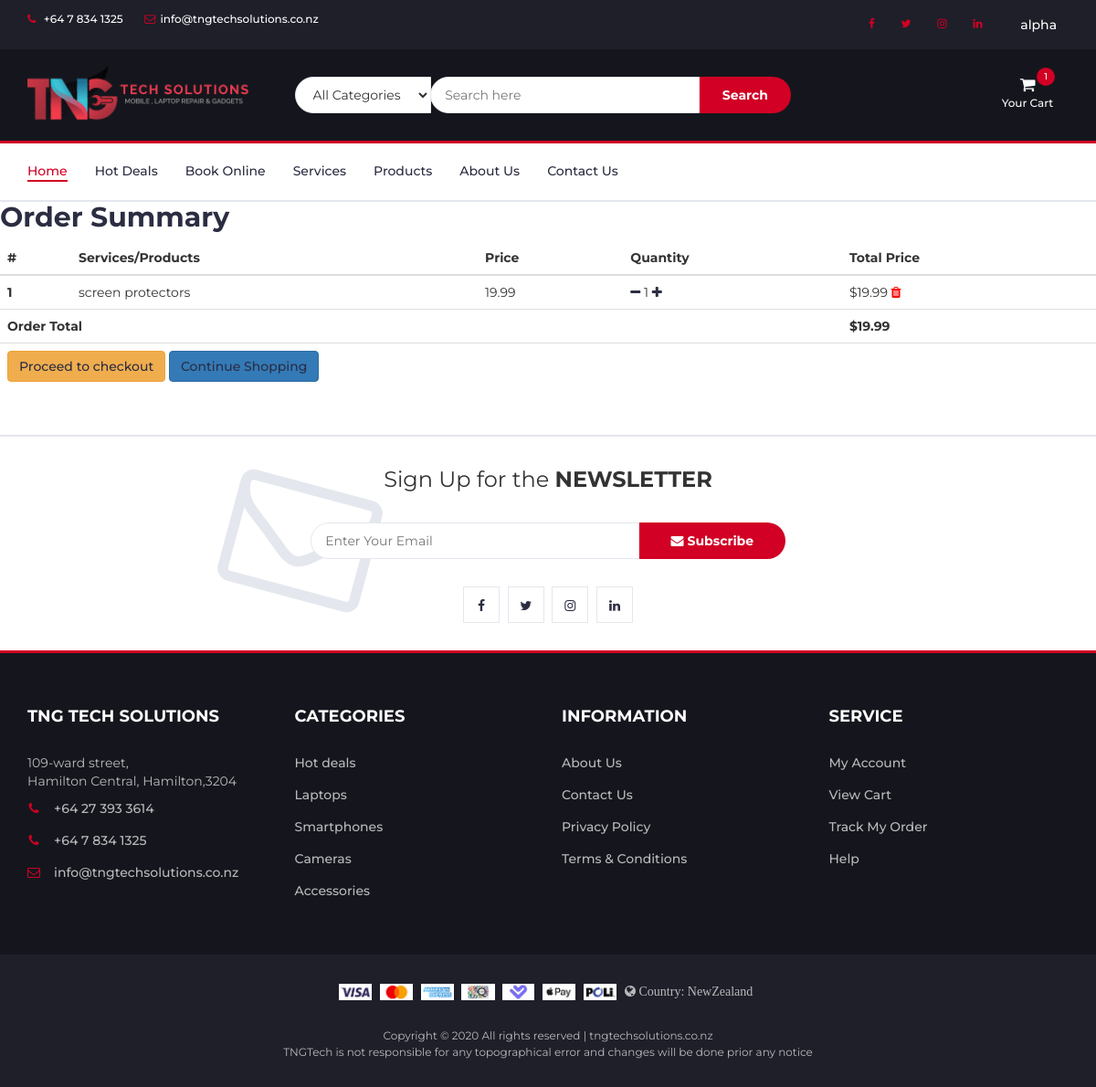
The app's page /order-summary/ (signed in), older data.
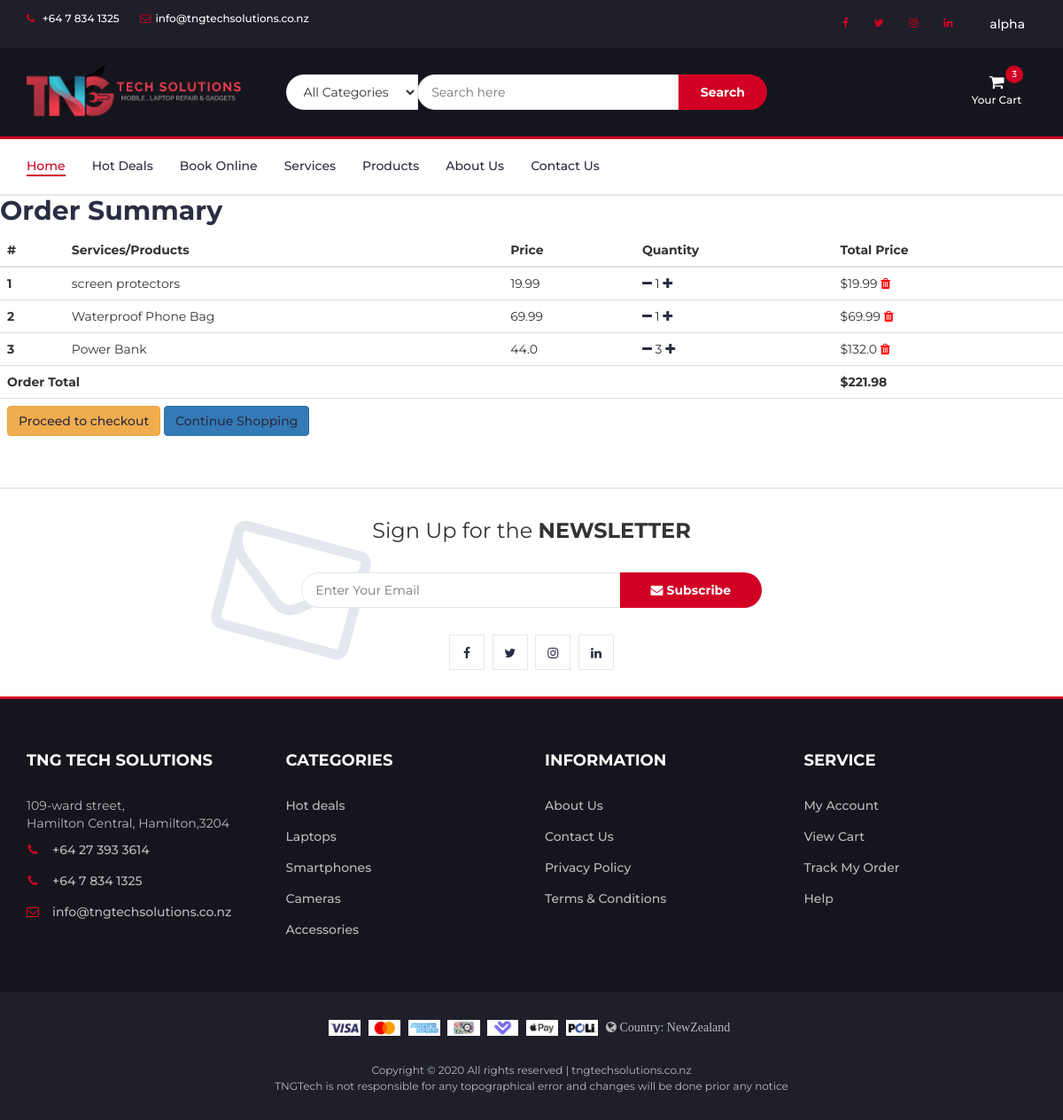
The same page, newer data.
### prod/models.py (models this page shows, shortened)
class Order(models.Model):
    user=models.ForeignKey(User,on_delete=models.CASCADE)
    ref_code=models.CharField(max_length=20,blank=True,null=True)
    tngproduct=models.ManyToManyField(OrderItem)
    ordered=models.BooleanField(default=False)
    start_date=models.DateTimeField(default=timezone.now)
    ordered_date=models.DateTimeField()
    shipping_address=models.ForeignKey('Address',related_name='shipping_address',on_delete=models.SET_NULL,blank=True,null=True)
    billing_address=models.ForeignKey('Address',related_name='billing_address',on_delete=models.SET_NULL,blank=True,null=True)
    payment=models.ForeignKey('Payment',on_delete=models.SET_NULL,blank=True,null=True)
    coupon = models.ForeignKey('Coupon',on_delete=models.SET_NULL,blank=True,null=True)
    being_delivered=models.BooleanField(default=False)
    received=models.BooleanField(default=False)
    refund_requested=models.BooleanField(default=False)
    refund_granted=models.BooleanField(default=False)
    def get_total(self):
        total=0
        for order_item in self.tngproduct.all():
            total+=order_item.get_final_price()
        if self.coupon:
            total-=self.coupon.amount
        return total

class OrderItem(models.Model):
    user=models.ForeignKey(User,on_delete=models.CASCADE)
    ordered=models.BooleanField(default=False)
    tngproducts=models.ForeignKey(TngProducts,on_delete=models.CASCADE,default='')
    quantity=models.IntegerField(default=1)
    def get_total_item_price(self):
        return self.quantity * self.tngproducts.Price
    def get_final_price(self):
        if self.tngproducts.Discount_Price:
            return self.get_total_discount_price()
        return self.get_total_item_price()

class TngProducts(models.Model):
    CATEGORY_CHOICES=(
        ('MA','Mobile Accessories'),
        ('LA','Laptop Accessories'),
        ('TA','Tablet Accessories'),
        ('EG','Electronic Gadgets'),
        ('NA','Latest Accessories'),
        ('MR','Mobile Repair'),
        ('LR','Laptop/Computer Repair'),
        ('TR','iPad/Tablet Repair')
    )
    Name=models.CharField(max_length=100)
    Details=models.TextField()
    Additional_Details=models.TextField(blank=True,null=True)
    Price=models.FloatField()
    Discount_Price=models.FloatField(blank=True,null=True)
    category=models.CharField(max_length=2,choices=CATEGORY_CHOICES,default='A')
    subcategory = models.CharField(max_length = 100,default='none')
    brand = models.CharField(max_length = 50,default='none')
    label=models.CharField(max_length=1,choices=LABEL_CHOICES,default='R')
    slug=models.SlugField(default=slug_unique_code())
    image=models.ImageField(upload_to='product_pics')
    image1=models.ImageField(null=True,blank=True,upload_to='product_pics')
    image2=models.ImageField(null=True,blank=True,upload_to='product_pics')
    image3=models.ImageField(null=True,blank=True,upload_to='product_pics')
    image4=models.ImageField(null=True,blank=True,upload_to='product_pics')
    class Meta:
        verbose_name_plural = 'Products'

### prod/views.py (the view)
# urls.py: path('order-summary/',ob.OrderSummaryView.as_view(),name='order-summary'),
class OrderSummaryView(View):
    def get(self,*args,**kwargs):
        if self.request.user.is_authenticated:
            try:
                order=Order.objects.get(user=self.request.user,ordered=False)
                context={
                    'object':order
                }
                return render(self.request,'prod/order-summary.html',context)
            except ObjectDoesNotExist:
                messages.warning(self.request,f'You do not have an active order')
                return redirect("/")
        else :
            prs = TngProducts.objects.all()
            context = {
                'prs': prs
            }
            return render(self.request,'prod/order-summary.html',context)

### prod/templates/prod/order-summary.html (shortened to what this page needs)
{% extends "prod/base.html" %}
{% block secheku %}
<div class="table-responsive">
  <h2>Order Summary</h2>
  <table class="table">
    <thead>
      <tr>
        <th scope="col">#</th>
        <th scope="col">Services/Products</th>
        <th scope="col">Price</th>
        <th scope="col">Quantity</th>
        <th scope="col">Total Price</th>
      </tr>
    </thead>
    {% if user.is_authenticated %}
    <tbody>
      {% for order_item in object.tngproduct.all %}
      <tr>
        <th scope="row">{{ forloop.counter }}</th>
        <td>{{ order_item.tngproducts.Name }}</td>
        <td>{{ order_item.tngproducts.Price }}</td>
        <td>
          <a href="{% url 'removeitemfromcart' order_item.tngproducts.slug %}"><i class="fa fa-minus mr-2"></i></a>
            {{ order_item.quantity }}
          <a href="{% url 'addtocart' order_item.tngproducts.slug %}"><i class="fa fa-plus ml-2"></i></a>
        </td>
        <td>
          {% if order_item.tngproducts.Discount_Price %}
            ${{ order_item.get_total_discount_price }}
            <span class="badge badge-primary">saving ${{ order_item.get_amount_save }}</span>
          {% else %}
            ${{ order_item.get_total_item_price }}
          {% endif %}
          <a style="color:red;" href="{% url 'removefromcart' order_item.tngproducts.slug %}"><i class="fa fa-trash float-right"></i></a>
        </td>
      </tr>
      {% endfor %}
      {% if object.tngproduct.all %}
        {% if object.get_total %}
        <tr>
          <td colspan="4"><b>Order Total</b></td>
          <td><b>${{ object.get_total }}</b></td>
        </tr>
        <tr>
          <td colspan="5">
            <a class='btn btn-warning my-2 float-right ml-2' href='/checkout/'>Proceed to checkout</a>
            <a href="/" class='btn btn-primary my-2 float-right'>Continue Shopping</a>
          </td>
        </tr>
        {% endif %}
      {% endif %}
    </tbody>
    {% endif %}
  </table>
</div>
{% endblock secheku %}

### prod/templates/prod/base.html (shortened to what this page needs)
{% load static %}
{% load cart_template_tags %}
<!DOCTYPE html>
<html lang="en">
<head>
	<link type="text/css" rel="stylesheet" href="{% static 'prod/css/bootstrap.min.css' %}" />
	<link type="text/css" rel="stylesheet" href="{% static 'prod/css/slick.css' %}" />
	<link type="text/css" rel="stylesheet" href="{% static 'prod/css/slick-theme.css' %}" />
	<link type="text/css" rel="stylesheet" href="{% static 'prod/css/nouislider.min.css' %}" />
	<link rel="stylesheet" href="{% static 'prod/css/font-awesome.min.css' %}">
	<link type="text/css" rel="stylesheet" href="{% static 'prod/css/style.css' %}" />
</head>
<body>
	<header>
		<div id="top-header">
			<div class="container">
				<ul class="header-links pull-left">
					<li><a href="tel:+64 7 834 1325"><i class="fa fa-phone"></i> +64 7 834 1325</a></li>
					<li><a href="mailto:info@tngtechsolutions.co.nz"><i
								class="fa fa-envelope-o"></i>info@tngtechsolutions.co.nz</a></li>
				</ul>
				<ul class="header-links pull-right">
					<li class="nav-item">
						<a href="https://www.facebook.com/tngtechsolutions/" class="nav-link waves-effect"
							target="_blank">
							<i class="fa fa-facebook"></i>
						</a>
					</li>
					<li class="nav-item">
						<a href="https://twitter.com/tng_tech" class="nav-link waves-effect" target="_blank">
							<i class="fa fa-twitter"></i>
						</a>
					</li>
					<li class="nav-item">
						<a href="https://www.instagram.com/tngtech.nz/" class="nav-link waves-effect" target="_blank">
							<i class="fa fa-instagram"></i>
						</a>
					</li>
					<li class="nav-item">
						<a href="https://www.linkedin.com/company/tng-tech-solutions/" class="nav-link waves-effect"
							target="_blank">
							<i class="fa fa-linkedin"></i>
						</a>
					</li>
					{% if user.is_authenticated %}
					<li class="nav-item dropdown">
						<div class="dropdown show">
							<a class="btn dropdown-toggle" href="#" role="button" id="dropdownMenuLink"
								data-toggle="dropdown" aria-haspopup="true" aria-expanded="false">
								{{ user.username }}
							</a>
						</div>
					</li>
					{% endif %}
				</ul>
			</div>
		</div>
		<div id="header">
			<div class="container">
				<div class="row">
					<div class="col-md-3">
						<div class="header-logo">
							<a href="{% url 'homie' %}" class="logo">
								<img src="{% static 'prod/img/logo-black.png' %}" alt="" style="width:250px;">
							</a>
						</div>
					</div>
					<div class="col-md-6">
						<div class="header-search">
							<form method="get" action="{% url 'searchprod' %}">
								<select class="input-select">
									<option value="0">All Categories</option>
								</select>
								<input class="input" type="text" name="search" placeholder="Search here">
								<button class="search-btn" type="submit">Search</button>
							</form>
						</div>
					</div>
					<div class="col-md-3 clearfix">
						<div class="header-ctn">
							{% if user.is_authenticated %}
							<div class="dropdown">
								<a href="{% url 'order-summary' %}" aria-expanded="true">
									<i class="fa fa-shopping-cart"></i>
									<span>Your Cart</span>
									{% if request.user|cart_item_count != 0 %}
									<div class="qty">{{ request.user|cart_item_count }}</div>
									{% endif %}
								</a>
							</div>
							{% endif %}
						</div>
					</div>
				</div>
			</div>
		</div>
	</header>
	<nav id="navigation">
		<div class="container">
			<div id="responsive-nav">
				<ul class="main-nav nav navbar-nav">
					<li class="active"><a href="{% url 'homie' %}">Home</a></li>
					<li><a href="#">Hot Deals</a></li>
					<li><a href="/online-booking/nan/">Book Online</a></li>
					<li><a href="/serv-prod/serv/">Services</a></li>
					<li><a href="/serv-prod/prdcts/">Products</a></li>
					<li><a href="{% url 'about' %}">About Us</a></li>
					<li><a href="{% url 'contact' %}">Contact Us</a></li>
				</ul>
			</div>
		</div>
	</nav>
	{% block secheku  %}
	{% endblock secheku %}
	<div id="newsletter" class="section">
		<div class="container">
			<div class="row">
				<div class="col-md-12">
					<div class="newsletter">
						<p>Sign Up for the <strong>NEWSLETTER</strong></p>
						<form method="POST" action="{% url 'homenews' %}">
							<input class="input" name="email" type="email" placeholder="Enter Your Email">
							<button class="newsletter-btn" type="submit"><i class="fa fa-envelope"></i>
								Subscribe</button>
						</form>
						<ul class="newsletter-follow">
							<li>
								<a href="https://www.facebook.com/tngtechsolutions/" target="_blank"><i
										class="fa fa-facebook"></i></a>
							</li>
							<li>
								<a href="https://twitter.com/tng_tech" target="_blank"><i class="fa fa-twitter"></i></a>
							</li>
							<li>
								<a href="https://www.instagram.com/tngtech.nz/" target="_blank"><i
										class="fa fa-instagram"></i></a>
							</li>
							<li>
								<a href="https://www.linkedin.com/company/tng-tech-solutions/" target="_blank"><i
										class="fa fa-linkedin"></i></a>
							</li>
						</ul>
					</div>
				</div>
			</div>
		</div>
	</div>
	<footer id="footer">
		<div class="section">
			<div class="container">
				<div class="row">
					<div class="col-md-3 col-xs-6">
						<div class="footer">
							<h3 class="footer-title">TNG Tech Solutions</h3>
							<p>109-ward street,<br> Hamilton Central, Hamilton,3204</p>
							<ul class="footer-links">
								<li><a href="tel:+64 27 393 3614"><i class="fa fa-phone"></i>+64 27 393 3614</a></li>
								<li><a href="tel:+64 7 834 1325"><i class="fa fa-phone"></i>+64 7 834 1325</a></li>
								<li><a href="mailto:info@tngtechsolutions.co.nz"><i
											class="fa fa-envelope-o"></i>info@tngtechsolutions.co.nz</a></li>
							</ul>
						</div>
					</div>
					<div class="col-md-3 col-xs-6">
						<div class="footer">
							<h3 class="footer-title">Categories</h3>
							<ul class="footer-links">
								<li><a href="#">Hot deals</a></li>
								<li><a href="#">Laptops</a></li>
								<li><a href="#">Smartphones</a></li>
								<li><a href="#">Cameras</a></li>
								<li><a href="#">Accessories</a></li>
							</ul>
						</div>
					</div>
					<div class="col-md-3 col-xs-6">
						<div class="footer">
							<h3 class="footer-title">Information</h3>
							<ul class="footer-links">
								<li><a href="{% url 'about' %}">About Us</a></li>
								<li><a href="{% url 'contact' %}">Contact Us</a></li>
								<li><a href="{% url 'privacy' %}">Privacy Policy</a></li>
								<li><a href="{% url 'tandc' %}">Terms & Conditions</a></li>
							</ul>
						</div>
					</div>
					<div class="col-md-3 col-xs-6">
						<div class="footer">
							<h3 class="footer-title">Service</h3>
							<ul class="footer-links">
								<li><a href="{% url 'profile' %}">My Account</a></li>
								<li><a href="/order-summary/">View Cart</a></li>
								<li><a href="#">Track My Order</a></li>
								<li><a href="#">Help</a></li>
							</ul>
						</div>
					</div>
				</div>
			</div>
		</div>
		<div id="bottom-footer" class="section">
			<div class="container">
				<div class="row">
					<div class="col-md-12 text-center">
						<ul class="footer-payments">
							<li><img src="{% static 'prod/img/visa.jpg' %}" alt="" style="height: 18px;"></li>
							<li><img src="{% static 'prod/img/mastercard.jpg' %}" alt="" style="height: 18px;"></li>
							<li><img src="{% static 'prod/img/american-express.jpg' %}" alt="" style="height: 18px;"></li>
							<li><img src="{% static 'prod/img/qcard.jpg' %}" alt="" style="height: 18px;"></li>
							<li><img src="{% static 'prod/img/laybuy.jpg' %}" alt="" style="height: 18px;"></li>
							<li><img src="{% static 'prod/img/apple-pay.jpg' %}" alt="" style="height: 18px;"></li>
							<li><img src="{% static 'prod/img/poli.jpg' %}" alt="" style="height: 18px;"></li>
							<li class="ml-4">  <i class="fa fa-globe"> Country: NewZealand</i></li>
						</ul>
						<span class="copyright">
							Copyright &copy;
							<script>document.write(new Date().getFullYear());</script> All rights reserved |
							tngtechsolutions.co.nz <br> TNGTech is not responsible for any topographical error and changes will be done prior any notice
						</span>
					</div>
				</div>
			</div>
		</div>
	</footer>
</body>
</html>

Row changes from the older to the newer data that the page shows:
added OrderItem: tngproducts.Name "Waterproof Phone Bag", tngproducts.Price "69.99", quantity "1", get_total_item_price "69.99"
added OrderItem: tngproducts.Name "Power Bank", tngproducts.Price "44.0", quantity "3", get_total_item_price "132.0"
computed for Order: get_total "19.99" → "221.98"
Text that changed along with them:
{{ request.user|cart_item_count }}: "1" → "3"
